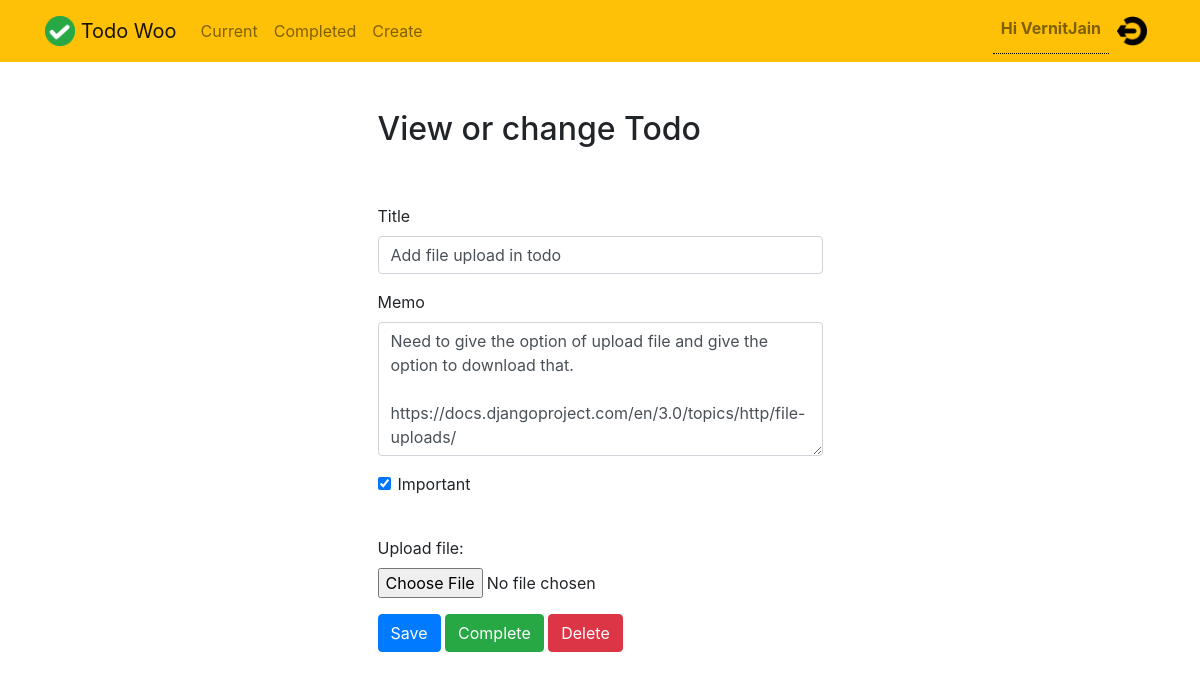
The app's page /todowoo/todowoo/51 (signed in) with its own data.
### todowoo/models.py (models this page shows, shortened)
class Todo(models.Model):
    title= models.CharField(max_length=100)
    memo = models.TextField(blank=True)
    created = models.DateTimeField(auto_now_add=True)
    datecompleted=models.DateTimeField(null=True, blank=True)
    important = models.BooleanField(default=False)
    user = models.ForeignKey(User, on_delete=models.CASCADE)
    deleteTodoOrNot = models.BooleanField(default=False)

### todowoo/views.py (the view, shortened to what this page needs)
# urls.py: path('todowoo/<int:todo_pk>', views.viewtodo, name='viewtodo'),
@login_required
def viewtodo(request, todo_pk):
    todo = get_object_or_404(Todo, pk = todo_pk, user=request.user, deleteTodoOrNot = False)
    fileforms = FileUpload.objects.filter(user = request.user, todoid = todo_pk)
    if request.method=="GET":
        form = TodoForm(instance = todo)
        return render(request, 'todowoo/viewtodo.html',{'todo': todo, 'form':form, 'fileforms':fileforms})

### todowoo/forms.py
class TodoForm(ModelForm):
    class Meta:
        model = Todo
        fields = ['title','memo','important']

### todowoo/templates/todowoo/viewtodo.html (shortened to what this page needs)
{% extends "todowoo/base.html" %}
{% block content %}
    <div class="row justify-content-center mt-5">
        <div class="col-md-5">
            <h2>View or change Todo</h2>
        </div>
    </div>
    <div class="row justify-content-center mt-5">
        <div class="col-md-5">
            <form method="POST" enctype="multipart/form-data">
                <div class="form-group">
                    <label for="title">Title</label>
                    <input type="text" name="title" class="form-control" id="title" value="{{ todo.title }}" required>
                </div>
                <div class="form-group">
                    <label for="memo">Memo</label>
                    <textarea name="memo" rows="5" class="form-control" id="memo" >{{ todo.memo }}</textarea>
                </div>
                <div class="form-group form-check">
                    <input type="checkbox" name="important" class="form-check-input" id="important" {% if todo.important %}checked{% endif %}>
                    <label class="form-check-label" for="important">Important</label>
                </div>
                <div class="form-group">
                  {% if fileforms.count > 0 %}
                    <br><label for="img">Upload new file:</label><br>
                  {% else %}
                    <br><label for="img">Upload file:</label><br>
                  {% endif %}
                  <input type="file" id="uploadFile" name="uploadFile" >
                </div>
                <button type="submit" class="btn btn-primary">Save</button>
                <button type="button" class="btn btn-success" onclick="$('#complete').click()">Complete</button>
                <button type="button" class="btn btn-danger" onclick="$('#delete').click()">Delete</button>
            </form>
        </div>
    </div>
{% endblock %}

### todowoo/templates/todowoo/base.html (shortened to what this page needs)
{% load static %}
<!doctype html>
<html lang="en">
<head>
    <link rel="stylesheet" href="{% static 'todowoo/css/bootstrap.min.css' %}">
    <link rel="stylesheet" href="{% static 'todowoo/css/custom.css' %}">
</head>
<body>
<nav class="navbar navbar-expand-md navbar-light bg-warning">
<div class="container">
    <a class="navbar-brand" href="{% url 'todowoo:todowoohome' %}">
         <img src="{% static 'todowoo/img/logo.png' %}" width="30" height="30" class="d-inline-block align-top">
        <span>Todo Woo</span>
    </a>
    <div class="collapse navbar-collapse" id="navbarNav">
    {% if user.is_authenticated %}
        <ul class="navbar-nav mr-auto">
                <li class="nav-item {{ current }}">
                    <a class="nav-link" href="{% url 'todowoo:currenttodos' %}">Current</a>
                </li>
                <li class="nav-item {{ completed }}">
                    <a class="nav-link" href="{% url 'todowoo:completedtodos' %}">Completed</a>
                </li>
                <li class="nav-item {{ create }}">
                    <a class="nav-link" href="{% url 'todowoo:createtodo' %}">Create</a>
                </li>
        </ul>
    {% endif %}
    <ul class="navbar-nav ml-auto">
            {% if user.is_authenticated %}
              <li class="nav-link userLoggedId"><b>Hi {{request.user.username}}</b> </li>
              <li class="nav-item">
                  <a href="#" onclick="$('#signOutBtn').click()" class="nav-link">
                    <img src="{% static 'todowoo/img/logout.png' %}" width="30" height="30" class="d-inline-block align-top">
                  </a>
              </li>
            {% endif %}
        </ul>
    </div>
</div>
</nav>
<div class="container">
{% block content %}{% endblock %}
</div>
</body>
</html>

### todowoo/static/todowoo/css/custom.css (style rules this page uses)
.userLoggedId { border-bottom: 1px dotted black; }

### records on screen
Todo: title "Add file upload in todo", memo "Need to give the option of upload file and give the option to download that. https://docs.djangoproject.com/en/3.0/topics/http/file-uploads/", important "☑"

### other values on screen
{{ request.user.username }} "VernitJain"
